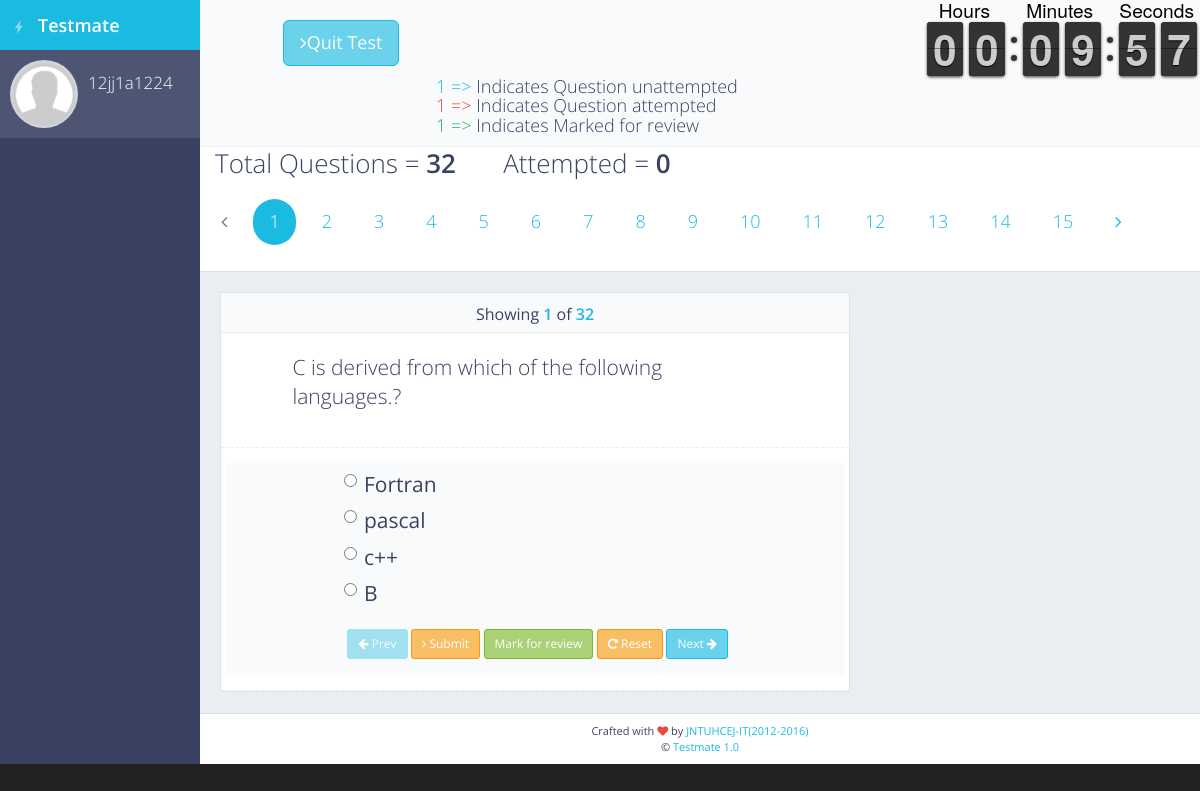
/exam (signed in), run on the app's committed database.
### tables this page shows
CREATE TABLE IF NOT EXISTS `questions` (
  `quesnum` int(10) unsigned NOT NULL AUTO_INCREMENT,
  `question` varchar(1000) NOT NULL,
  `option1` varchar(500) NOT NULL,
  `option2` varchar(500) NOT NULL,
  `option3` varchar(500) NOT NULL,
  `option4` varchar(500) NOT NULL,
  `answer` varchar(10) NOT NULL,
  PRIMARY KEY (`quesnum`)
);

### application/core/controller.php (called while the page is built, shortened)
<?php
class Controller
{
    public $db = null;
    private function openDatabaseConnection()
    {
        $options = array(PDO::ATTR_DEFAULT_FETCH_MODE => PDO::FETCH_OBJ, PDO::ATTR_ERRMODE => PDO::ERRMODE_WARNING);
        $this->db = new PDO(DB_TYPE . ':host=' . DB_HOST . ';dbname=' . DB_NAME . ';charset=' . DB_CHARSET, DB_USER, DB_PASS, $options);
    }
    public function loadModel2($model_name) {
        return new $model_name($this->db);
    }
   public function loadview2($view_path,$data= NULL,$count=NULL) {
        require APP.'view/'.$view_path.'.php';
    }
}

### public/index.php (called while the page is built, shortened)
<?php
require APP . 'core/application.php';
require APP . 'core/controller.php';
$app = new Application();

### application/model/pagination.php (called while the page is built, shortened)
<?php
class Pagination
{
    function __construct($db)
    {
        try {
            $this->db = $db;
        } catch (PDOException $e) {
            exit('Database connection could not be established.');
        }
    }
     public function getQuest($que) {
        $sql = "SELECT quesnum,question,option1,option2,option3,option4 FROM questions where quesnum=:que";
        $query = $this->db->prepare($sql);
         $parameters = array(':que' => $que);
         $query->execute($parameters);
        return $query->fetchAll();
    }
    public function getTotal()
    {
        $sql="SELECT count(*)as num FROM questions";
        $query = $this->db->prepare($sql);
        $query->execute();
         return $query->fetchAll();
    }
}

### application/view/student/exam.php (the view, shortened to what this page needs)
<?php include 'inc/config.php'; ?>
<?php include 'inc/template_start.php'; ?>
<?php include 'inc/page_head3.php'; ?>
<div id="page-content">
    <div class="content-header">
        <div class="header-sect">
         <?php foreach ($count as $val) { }?>
            <h1>
                <div class="col-md-4 col-lg-6 hidden-xs hidden-sm">
                    <h1>Total Questions = <strong><?php echo $val->num;?></strong> &nbsp &nbsp &nbsp Attempted = <?php if(!empty($_SESSION['ans'])) echo '<strong>'.count($_SESSION['ans']).'</strong> '; else echo '<strong>0</strong>';?> </h1>
                </div>
               <div class="text-left">
                 <ul class="pagination pagination-lg ">
                <?php foreach ($data as $value) {?>
                <?php
                $res=  ceil(($value->quesnum)/15);
                switch($res)
                    {
                        case 1:
                                 $limit=15;
                                 $i=1;
                                 break;
                    }
                    $pre=$i-1;
                    if($pre==0)
                    {    $pre=1;
                       echo '<li class="disabled"><a href="">'.'<i class="fa fa-angle-left"></i></a></li>';
                    }
                    else
                    {
                        echo '<li><a href="'.URL.'exam?que='.$pre.'">'.'<i class="fa fa-angle-left"></i></a></li>';
                    }
                for(;$i<=$limit;$i++)
                {
                    if($value->quesnum==$i)
                    {
                     echo '<li class="active"><a href="'.URL.'exam?que='.$i.' ">'.$i.'</a></li>';
                    }
                     else if(!empty ($_SESSION['ans'][$i]) &&  !empty($_SESSION['review'][$i]) || !empty($_SESSION['review'][$i]))
                     {
                          echo '<li><a href="'.URL.'exam?que='.$i.' ">'.'<span class="text-success">'.$i.'</span></a></li>';
                     }
                      else if(!empty ($_SESSION['ans'][$i]))
                     {
                         echo '<li><a href="'.URL.'exam?que='.$i.' ">'.'<span class="text-warning">'.$i.'</span></a></li>';
                     }
                    else {
                         echo '<li><a href="'.URL.'exam?que='.$i.' ">'.$i.'</a></li>';
                    }
                }?>
                <?php
                    if($i>($val->num))
                    {
                        echo '<li class="disabled"><a href="">'.'<i class="fa fa-angle-right"></i></a></li>';
                    }
                    else
                        echo '<li><a href="'.URL.'exam?que='.$i.'">'.'<i class="fa fa-angle-right"></i></a></li>';
                ?>
            </ul>
            </h1>
        </div>
    </div>
    <div class="row">
        <div class="col-md-8">
            <div class="block">
                <div class="block-title text-center">
                    <h2 class="h2"> Showing <strong class="text-primary"> <?php echo $value->quesnum;?></strong> of <strong class="text-primary"><?php echo $val->num;?></strong></h2>
                </div>
                <form  id="exam"  action="<?php echo URL; ?>exam" method="post"  class="form-horizontal form-bordered" >
				   <div class="form-group">
                      <label class="col-md-1 control-label"></label>
                        <div class="col-md-9">
                            <p class="lead"> <?php if(!empty($value->question))echo nl2br($value->question); else echo'';?> </p>
                        </div>
                             </div>
                    <div class="form-group">
                        <label class="col-md-2 control-label"></label>
                        <div class="col-md-9">
						<div class="lead">
                            <div class="radio">
                                <label for="example-radio1">
                                    <input  <?php if(!empty($_SESSION['ans'][$value->quesnum])) if($_SESSION['ans'][$value->quesnum]==1)echo 'checked';?> type="radio" id="example-radio1" name="example-radios" value="1"> <?php echo $value->option1;?>
                                </label>
                            </div>
                            <div class="radio">
                                <label for="example-radio2">
                                    <input  <?php if(!empty($_SESSION['ans'][$value->quesnum])) if($_SESSION['ans'][$value->quesnum]==2)echo 'checked';?> type="radio" id="example-radio2" name="example-radios" value="2"> <?php echo $value->option2;?>
                                </label>
                            </div>
                            <div class="radio">
                                <label for="example-radio3">
                                    <input  <?php if(!empty($_SESSION['ans'][$value->quesnum])) if($_SESSION['ans'][$value->quesnum]==3)echo 'checked';?> type="radio" id="example-radio3" name="example-radios" value="3"> <?php echo $value->option3;?>
                                </label>
                            </div>
							<div class="radio">
                                <label for="example-radio4">
                                    <input  <?php if(!empty($_SESSION['ans'][$value->quesnum])) if($_SESSION['ans'][$value->quesnum]==4)echo 'checked';?> type="radio" id="example-radio3" name="example-radios" value="4"> <?php echo $value->option4;?>
                                </label>
                            </div>
							</div>
                        </div>
                    <div class="form-group form-actions">
                        <div class="col-md-9 col-md-offset-2">
                           <button name="prevQue" <?php if($value->quesnum==1)echo 'class="btn btn-sm btn-primary disabled" ';else echo ' class="btn btn-sm btn-primary" ';?>value="<?php echo $value->quesnum;?>" ><i class="fa fa-arrow-left" ></i> Prev</button>
                           <button type="submit" id="submit" name="submit" value="<?php echo $value->quesnum;?>" class="btn btn-sm btn-warning"><i class="fa fa-angle-right"></i> Submit </button>
                           <button name="review" value="<?php echo $value->quesnum;?>" class="btn btn-sm btn-success"> Mark for review  </button>
                           <button name="reset" class="btn btn-sm btn-warning" value="<?php echo $value->quesnum;?>"><i class="fa fa-repeat"></i> Reset</button>
                           <button  name="nextQue" <?php if($value->quesnum==$val->num)echo 'class="btn btn-sm btn-primary disabled" ';else echo ' class="btn btn-sm btn-primary" ';?> value="<?php echo $value->quesnum;?>" >Next <i class="fa fa-arrow-right"></i></button>
                        </div> </div>
                    </div>
                     <?php } ?>
                </form>
    </div>
        </div> </div>
    </div>
<?php include 'inc/page_footer.php'; ?>
<?php include 'inc/clock.php';?>
<?php include 'inc/template_end.php'; ?>

### application/core/application.php (shortened to what this page needs)
<?php
class Application
{
    private $url_controller = null;
    private $url_action = null;
    private $url_params = array();
    public function __construct()
    {
        if (!$this->url_controller) {
            require APP . 'controller/home.php';
            $page = new Home();
            $page->index();
        } elseif (file_exists(APP . 'controller/' . $this->url_controller . '.php')) {
            $this->url_controller = new $this->url_controller();
            if (method_exists($this->url_controller, $this->url_action)) {
                if (!empty($this->url_params)) {
                    call_user_func_array(array($this->url_controller, $this->url_action), $this->url_params);
                } else {
                    $this->url_controller->{$this->url_action}();
                }
            } else {
                if (strlen($this->url_action) == 0) {
                    $this->url_controller->index();
                }
                else {
                    header('location: ' . URL . 'error');
                }
            }
        } else {
            header('location: ' . URL . 'error');
        }
    }
    private function splitUrl()
    {
        if (isset($_GET['url'])) {
            $url = trim($_GET['url'], '/');
            $url = filter_var($url, FILTER_SANITIZE_URL);
            $url = explode('/', $url);
            $this->url_controller = isset($url[0]) ? $url[0] : null;
            $this->url_action = isset($url[1]) ? $url[1] : null;
            unset($url[0], $url[1]);
            $this->url_params = array_values($url);
        }
    }
}

### application/controller/exam.php (shortened to what this page needs)
<?php
class Exam extends Controller
{
    public function index()
    {
        if(isset($_SESSION['id']))
        {
                $que=0;
                $mo = $this->loadModel2('pagination');
            if (isset($_POST['nextQue']))
            {
                        $que=$_POST['nextQue']+1;
            }
            else if(isset($_POST['prevQue']) && $_POST['prevQue']!=1)
            {
                    $que=$_POST['prevQue']-1;
            }
            else if(isset($_GET['que']))
            {
                    $que=$_GET['que'];
            }
            else {
                   if($que=="0" || $que == "")
                   {
                        $que=1;
                   }
            }
         $count=$mo->getTotal();
         $data = $mo->getQuest($que);
         $this->loadView2('student/exam',$data,$count);
        }
    else {
           header('Location:'.URL.'home');
        }
  }
}

### public/inc/template_start.php (shortened to what this page needs)
<!DOCTYPE html>
 <html class="no-js">
    <head>
        <link rel="stylesheet" href="css/bootstrap.min.css">
        <link rel="stylesheet" href="css/plugins.css">
        <link rel="stylesheet" href="css/main.css">
        <link rel="stylesheet" href="css/themes.css">
    </head>
    <body <?php if ($template['page_preloader']) { echo ' class="page-loading"'; } ?>>

### public/inc/page_head3.php (shortened to what this page needs)
<?php
    $page_classes = '';
    if ($template['sidebar']) {
        $page_classes .= (($page_classes == '') ? '' : ' ') . $template['sidebar'];
    }
?>
<div id="page-container"<?php if ($page_classes) { echo ' class="' . $page_classes . '"'; } ?>>
    <div id="sidebar">
        <div class="sidebar-scroll">
            <div class="sidebar-content">
                <a href="javascript:void(0)" class="sidebar-brand">
                    <i class="gi gi-flash"></i><strong>Testmate</strong>
                </a>
                <div class="sidebar-section sidebar-user clearfix">
                    <div class="sidebar-user-avatar">
                        <a href="page_ready_user_profile.php">
                           <img src="img/user.png" alt="user">
                        </a>
                    </div>
                    <div class="sidebar-user-name"><?php echo $_SESSION['id'];?></div>
                </div>
            </div>
        </div>
    </div>
    <div id="main-container">
        <header class="navbar<?php if ($template['header_navbar']) { echo ' ' . $template['header_navbar']; } ?><?php if ($template['header']) { echo ' '. $template['header']; } ?>">
<div class="nav navbar-nav-custom pull-right">
    <br>
     <div class="clock" style="margin:0em;"></div>
</div><br>
<div class="text-left col-sm-offset-1">
    <a href="javascript:void(0)" id="quit"  class="quit" > <button data-toggle="tooltip" name="quit"  type="submit" class="btn btn-lg btn-primary"><i class="fa fa-angle-right"></i>Quit Test</button></a>
     <div class=" col-sm-offset-2"><h4> <span class="text-primary">1 =></span> Indicates Question unattempted <br><span class="text-danger">1 => </span> Indicates Question attempted <br><span class="text-success"> 1 =></span> Indicates Marked for review <br></h4>
 </div>
</div>
        </header>

### public/inc/page_footer.php (shortened to what this page needs)
        <footer class="clearfix">
            <div class="text-center">
                Crafted with <i class="fa fa-heart text-danger"></i> by <span class="text-primary">JNTUHCEJ-IT(2012-2016)</span><br>
                  &copy; <span class="text-primary"><?php echo $template['name'] . ' ' . $template['version']; ?></span>
            </div>
        </footer>
    </div>
</div>

### public/inc/clock.php (shortened to what this page needs)
<link rel="stylesheet" href="css/flipclock.css">

### public/inc/template_end.php (shortened to what this page needs)
    </body>
</html>

### public/css/flipclock.css (style rules this page uses)
.clock { zoom: 0.6; -moz-transform: scale(0.6); }
.flip-clock-wrapper { font: normal 11px "Helvetica Neue", Helvetica, sans-serif; -webkit-user-select: none; }
.flip-clock-wrapper { text-align: center; position: relative; width: 100%; margin: 1em; }
.flip-clock-wrapper:before, .flip-clock-wrapper:after { content: " "; display: table; }
.flip-clock-wrapper:after { clear: both; }

### data on the page
questions: quesnum "1", num "32", question "C is derived from which of the following languages.?", quesnum "☐ Fortran", option1 "Fortran", quesnum "☐ pascal", option2 "pascal", quesnum "☐ c++", option3 "c++", option4 "B"

### other printed values
$_SESSION['id'] "12jj1a1224"
$val->num "32"
$template['name'] "Testmate"
$template['version'] "1.0"
